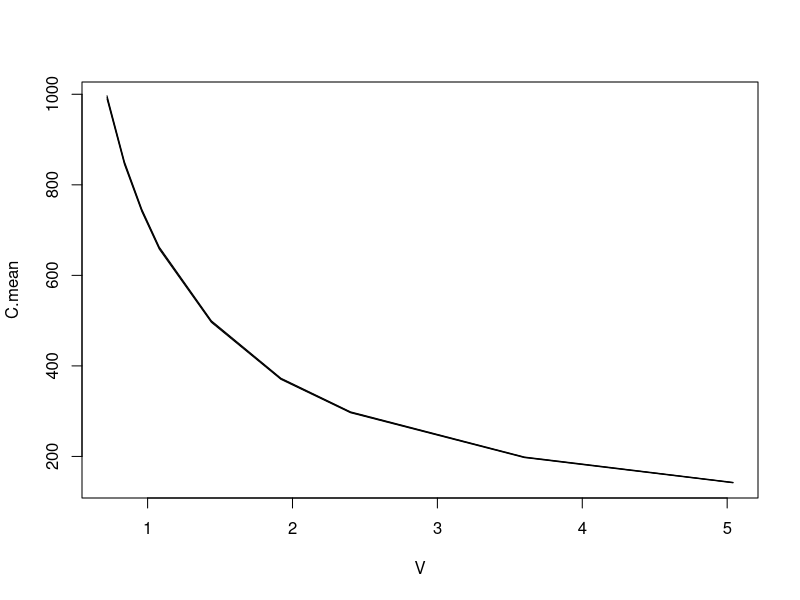

The R source for this figure:
x <- data.frame(V_cup=c(3,3.5,4,4.5,6,8,10,15,21),
                S_obs=c(2200,1990,1880,1840,1680,1580,1445,1215,1035))

x$V_lit <- x$V_cup*0.24
M <- 0.7125 # g
x$C_ppm <- M/x$V_lit*1000
x$S_pred <- x$C_ppm*2

N <- 1000
V <- x$V_lit
C <- array(NA, c(nrow(x), N))
for (i in 1:N) {
  M_mc <- rnorm(1, M, sd=0.001)
  V_mc <- V*runif(length(V), min=0.9, max=1.1)
  C_mc <- M_mc/V_mc*1000
  S_mc <- C_mc*2
  C[, i] <- C_mc
}

C.mean <- apply(C, 1, mean)
C.sd <- apply(C, 1, sd)
C.se <- C.sd/sqrt(N)

plot(V, C.mean, type='l')
lines(V, C.mean+2*C.se)
lines(V, C.mean-2*C.se)
C.mean
C.se
x
